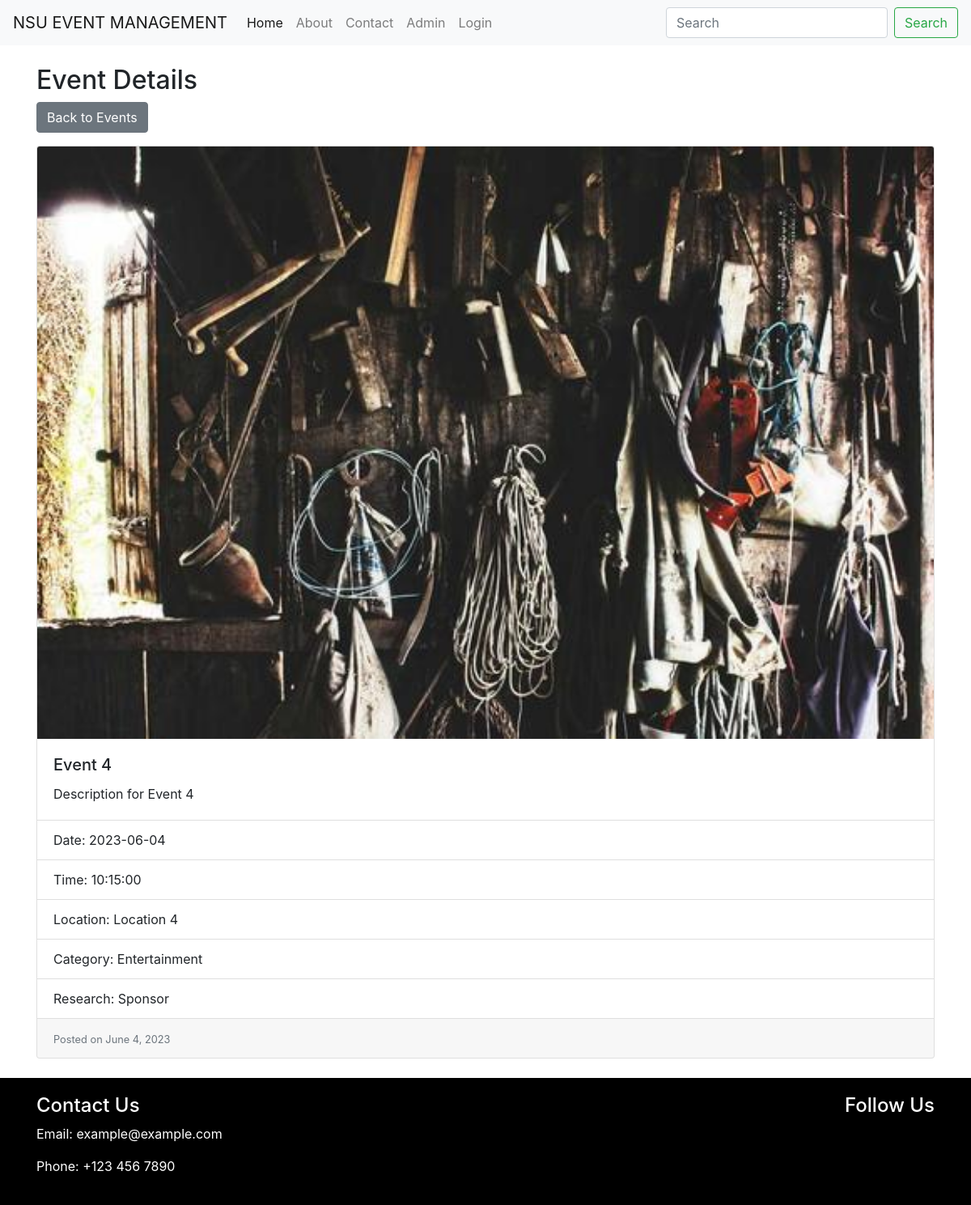
Page /event_details.php?id=4 on the committed database.
### tables this page shows
CREATE TABLE `events` (
  `id` int(11) NOT NULL,
  `title` varchar(255) NOT NULL,
  `date` date NOT NULL,
  `time` time NOT NULL,
  `photo` varchar(255) NOT NULL,
  `location` varchar(255) NOT NULL,
  `category` enum('entertainment','sports','food') NOT NULL,
  `description` text NOT NULL,
  `research` enum('sponsor','logo','info') NOT NULL
);

### event_details.php (the view)
<?php include 'header.php'; ?>
<?php
include('admin/db_connection.php');
if (isset($_GET['id']) && is_numeric($_GET['id'])) {
    $eventID = $_GET['id'];
    $sql = "SELECT * FROM events WHERE id = $eventID";
    $result = $conn->query($sql);
    if ($result->num_rows > 0) {
        $event = $result->fetch_assoc();
    } else {
    }
} else {
}
?>
<div class="container mt-4 mb-4">
    <h2>Event Details</h2>
    <?php if (isset($event)): ?>
    <a class="btn btn-secondary mb-3" href="index.php">Back to Events</a>
    <div class="card">
        <img src="admin/<?php echo $event['photo']; ?>" class="card-img-top" alt="<?php echo $event['title']; ?>">
        <div class="card-body">
            <h5 class="card-title"><?php echo $event['title']; ?></h5>
            <p class="card-text"><?php echo $event['description']; ?></p>
        </div>
        <ul class="list-group list-group-flush">
            <li class="list-group-item">Date: <?php echo $event['date']; ?></li>
            <li class="list-group-item">Time: <?php echo $event['time']; ?></li>
            <li class="list-group-item">Location: <?php echo $event['location']; ?></li>
            <li class="list-group-item">Category: <?php echo ucfirst($event['category']); ?></li>
            <li class="list-group-item">Research: <?php echo ucfirst($event['research']); ?></li>
        </ul>
        <div class="card-footer">
            <small class="text-muted">Posted on <?php echo date('F j, Y', strtotime($event['date'])); ?></small>
        </div>
    </div>
    <?php else: ?>
    <div class="alert alert-danger" role="alert">
        Event not found or invalid event ID.
    </div>
    <?php endif; ?>
</div>
<?php
include 'footer.php';
?>

### rows in the picture
events: photo (picture), title "Event 4", description "Description for Event 4", date "2023-06-04", time "10:15:00", location "Location 4", category "Entertainment", research "Sponsor", date "June 4, 2023"
